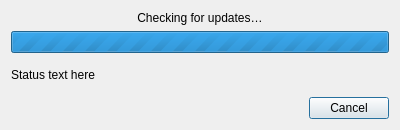
<?xml version="1.0" encoding="UTF-8"?>
<ui version="4.0">
 <class>UpdateCheckDialog</class>
 <widget class="QDialog" name="UpdateCheckDialog">
  <property name="geometry">
   <rect>
    <x>0</x>
    <y>0</y>
    <width>400</width>
    <height>130</height>
   </rect>
  </property>
  <property name="minimumSize">
   <size>
    <width>400</width>
    <height>130</height>
   </size>
  </property>
  <property name="maximumSize">
   <size>
    <width>400</width>
    <height>130</height>
   </size>
  </property>
  <property name="sizePolicy">
   <sizepolicy hsizetype="Preferred" vsizetype="Maximum">
    <horstretch>0</horstretch>
    <verstretch>0</verstretch>
   </sizepolicy>
  </property>
  <property name="windowTitle">
   <string>Update check</string>
  </property>
  <layout class="QVBoxLayout" name="verticalLayout">
   <item>
    <widget class="QLabel" name="titleLabel">
     <property name="sizePolicy">
      <sizepolicy hsizetype="Preferred" vsizetype="Maximum">
       <horstretch>0</horstretch>
       <verstretch>0</verstretch>
      </sizepolicy>
     </property>
     <property name="text">
      <string>Checking for updates…</string>
     </property>
     <property name="alignment">
      <set>Qt::AlignCenter</set>
     </property>
    </widget>
   </item>
   <item>
    <widget class="QProgressBar" name="progressBar">
     <property name="maximum">
      <number>0</number>
     </property>
     <property name="value">
      <number>-1</number>
     </property>
    </widget>
   </item>
   <item>
    <widget class="QLabel" name="statusLabel">
     <property name="text">
      <string>Status text here</string>
     </property>
    </widget>
   </item>
   <item>
    <widget class="QDialogButtonBox" name="buttonBox">
     <property name="enabled">
      <bool>true</bool>
     </property>
     <property name="orientation">
      <enum>Qt::Horizontal</enum>
     </property>
     <property name="standardButtons">
      <set>QDialogButtonBox::Cancel</set>
     </property>
    </widget>
   </item>
  </layout>
 </widget>
 <resources/>
 <connections>
  <connection>
   <sender>buttonBox</sender>
   <signal>accepted()</signal>
   <receiver>UpdateCheckDialog</receiver>
   <slot>accept()</slot>
   <hints>
    <hint type="sourcelabel">
     <x>248</x>
     <y>254</y>
    </hint>
    <hint type="destinationlabel">
     <x>157</x>
     <y>274</y>
    </hint>
   </hints>
  </connection>
  <connection>
   <sender>buttonBox</sender>
   <signal>rejected()</signal>
   <receiver>UpdateCheckDialog</receiver>
   <slot>reject()</slot>
   <hints>
    <hint type="sourcelabel">
     <x>316</x>
     <y>260</y>
    </hint>
    <hint type="destinationlabel">
     <x>286</x>
     <y>274</y>
    </hint>
   </hints>
  </connection>
 </connections>
</ui>
